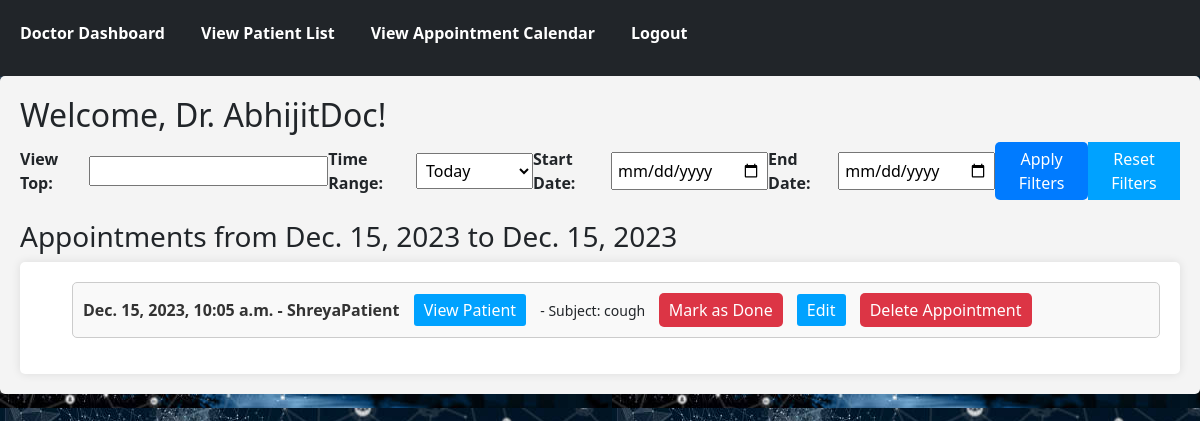
Screenshot of /doctor/dashboard/ (signed in) with the database file from the repository.
### health/models.py (models this page shows)
class Doctor(models.Model):
    user = models.OneToOneField(User, on_delete=models.CASCADE)
    name = models.CharField(max_length=255)
    email = models.EmailField(max_length=255)
    mobile_no = models.CharField(max_length=10)
    address = models.TextField()
    created_on = models.DateTimeField(auto_now_add=True)
    qualification = models.CharField(max_length=255)
    specialisation = models.CharField(max_length=255)
    gender = models.CharField(max_length=255)
    bio = models.TextField()

class Appointment(models.Model):
    patient = models.ForeignKey(Patient, on_delete=models.CASCADE)
    doctor = models.ForeignKey(Doctor, on_delete=models.CASCADE)
    appointment_date_time = models.DateTimeField()
    subject = models.CharField(max_length=255)
    completed = models.BooleanField(default=False)

class Patient(models.Model):
    user = models.OneToOneField(User, on_delete=models.CASCADE)
    name = models.CharField(max_length=255)
    email = models.EmailField(max_length=255)
    mobile_no = models.CharField(max_length=10)
    address = models.TextField()
    created_on = models.DateTimeField(auto_now_add=True)
    weight = models.IntegerField()
    height = models.IntegerField()
    blood_group = models.CharField(max_length=255)
    gender = models.CharField(max_length=255)
    age = models.IntegerField()

### health/views.py (the view, shortened to what this page needs)
# urls.py: path('doctor/dashboard/', views.doctor_dashboard, name='doctor_dashboard'),  # Doctor dashboard
@login_required
def doctor_dashboard(request):
    doctor = get_object_or_404(Doctor, user=request.user)
    appointment_filters, start_date, end_date = get_appointment_filters(request, doctor)
    appointments = Appointment.objects.filter(**appointment_filters).order_by('appointment_date_time')
    if 'top_x' in request.GET:
        try:
            top_x = int(request.GET['top_x'])
            appointments = appointments[:top_x]
        except ValueError:
            pass
    context = {
        'appointments': appointments,
        'start_date': start_date,  # Add start_date to the context
        'end_date': end_date,
    }
    return render(request, 'doctor_dashboard.html', context)

### health/views.py (called while the page is built, shortened)
def get_appointment_filters(request, doctor):
    start_date = timezone.now().date()
    end_date = start_date
    start_datetime = timezone.make_aware(timezone.datetime.combine(start_date, timezone.datetime.min.time()))
    end_datetime = timezone.make_aware(timezone.datetime.combine(end_date, timezone.datetime.max.time()))
    return {
        'doctor': doctor,
        'appointment_date_time__range': (start_datetime, end_datetime)
    }, start_date, end_date

### health/templates/doctor_dashboard.html (shortened to what this page needs)
{% extends "base_doctor.html" %}
{% block content %}
<div class="doctor-dashboard">
    <h2>Welcome, Dr. {{ request.user.doctor.name }}!</h2>
    <div class="dashboard-filters">
        <form method="get" class="filter-form">
            <label for="top_x">View Top:</label>
            <input type="number" id="top_x" name="top_x" min="1" value="{{ request.GET.top_x }}">
            <label for="time_range">Time Range:</label>
            <select id="time_range" name="time_range" class="filter-select">
                <option value="day" {% if request.GET.time_range == 'day' %}selected{% endif %}>Today</option>
            </select>
            <label for="custom_start">Start Date:</label>
            <input type="date" id="custom_start" name="custom_start" class="filter-date" value="{{ request.GET.custom_start }}">
            <label for="custom_end">End Date:</label>
            <input type="date" id="custom_end" name="custom_end" class="filter-date" value="{{ request.GET.custom_end }}">
            <button type="submit" class="filter-button">Apply Filters</button>
            <button type="button" onclick="location.href='{{ request.path }}';" class="reset-button">Reset Filters</button>
        </form>
    </div>
    <h3>Appointments from {{ start_date }} to {{ end_date }}</h3>
    <div class="appointments-list">
        {% if appointments %}
            <ul>
                {% for appointment in appointments %}
                <li class="appointment-item">
                    <span class="appointment-info">
                        {{ appointment.appointment_date_time }} - {{ appointment.patient.name }}
                    </span>
                    <span class="view-patient-link">
                        <a href="{% url 'view_patient_details' patient_id=appointment.patient.id %}">View Patient</a>
                    </span>
                    <span class="appointment-subject">
                        - Subject: {{ appointment.subject }}
                    </span>
                    {% if not appointment.completed %}
                        <form method="post" class="mark-done-form">
                            <button type="submit" name="mark_done" class="mark-done-button">Mark as Done</button>
                        </form>
                        <span class="edit-appointment-link">
                            <a href="{% url 'edit_appointment' appointment.id %}?referrer=dashboard">Edit</a>
                        </span>
                        <form method="post" action="{% url 'delete_appointment' appointment.id %}?referrer=dashboard" class="delete-appointment-form">
                            <button type="submit" class="delete-appointment-button">Delete Appointment</button>
                        </form>
                    {% else %}
                        <span class="completed-appointment">[Completed]</span>
                    {% endif %}
                </li>
                {% endfor %}
            </ul>
        {% else %}
            <p>No appointments found for the selected range.</p>
        {% endif %}
    </div>
</div>
{% endblock %}

### health/static/styles.css (style rules this page uses)
h2 { font-size: 24px; color: #333; margin-bottom: 20px; }
h2 { color: #333; }
.appointment-item { border: 1px solid #ccc; padding: 10px; margin-bottom: 10px; background-color: #f9f9f9; border-radius: 5px; }
.appointment-subject { font-size: 14px; }
ul { list-style-type: none; padding: 0; }
ul li { margin-bottom: 10px; }
.doctor-dashboard { background-color: #f4f4f4; padding: 20px; border-radius: 5px; }
.filter-form { display: flex; margin-bottom: 20px; justify-content: space-between; align-items: center; }
.filter-form label { margin-right: 10px; font-weight: bold; }
.filter-select { padding: 5px; }
.filter-date { padding: 5px; }
.filter-button { background-color: #007bff; color: #fff; border: none; padding: 5px 10px; border-radius: 5px; cursor: pointer; }
.appointments-list { background-color: #fff; padding: 20px; border-radius: 5px; box-shadow: 0px 0px 10px rgba(0, 0, 0, 0.1); }
.appointment-item { margin-bottom: 10px; list-style: none; border-bottom: 1px solid #ccc; padding-bottom: 10px; }
.appointment-info { font-weight: bold; }
.view-patient-link a { text-decoration: none; color: #d8e0e9; margin-left: 10px; }
.appointment-subject { margin-left: 10px; }
.mark-done-form, .delete-appointment-form { display: inline; }
.mark-done-button, .delete-appointment-button { background-color: #dc3545; color: #fff; border: none; padding: 5px 10px; border-radius: 5px; cursor: pointer; margin-left: 10px; }
.edit-appointment-link a { text-decoration: none; color: #28a745; margin-left: 10px; }
button, a { padding: 5px 10px; margin: 5px 0; background-color: #00a2ff; color: #fff !important; text-decoration: none; border: none; border-radius: 3px; cursor: pointer; }
body { background-image: url('../static/images/patient_background.jpeg'); color: #333; margin: 0; min-height: 100vh; }
.appointment-info { color: #333; font-weight: bold; }

### rows the page displays
Appointment: appointment_date_time "Dec. 15, 2023", appointment_date_time "Dec. 15, 2023, 10:05 a.m.", patient.name "ShreyaPatient", subject "cough"

### other values shown
{{ request.user.doctor.name }} "AbhijitDoc"
